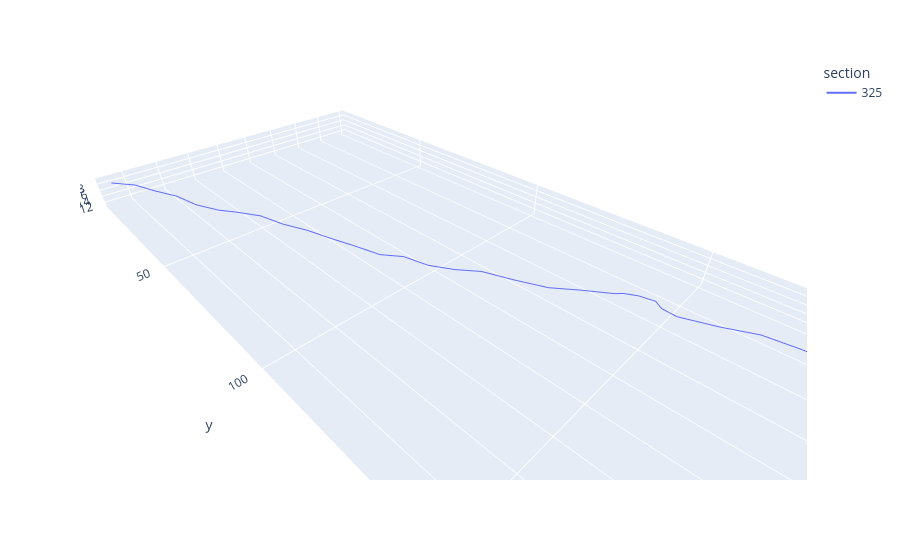
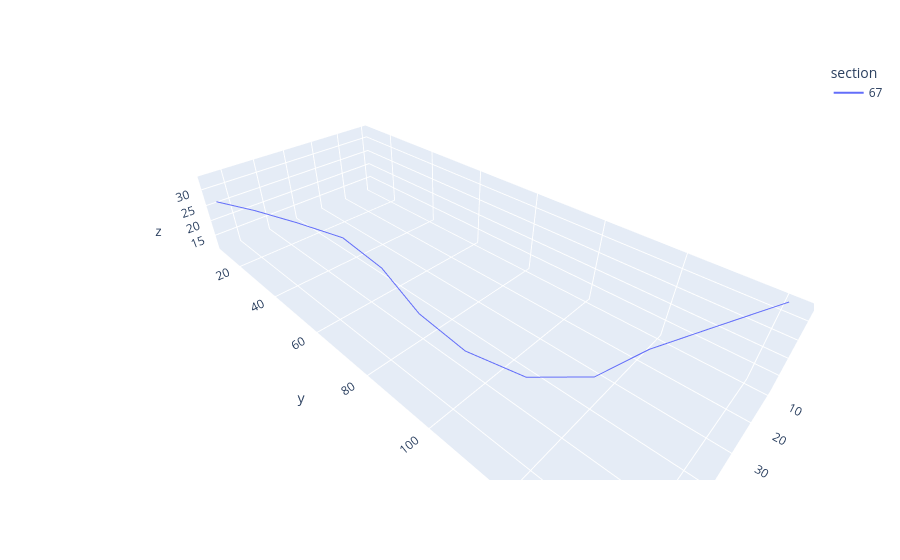
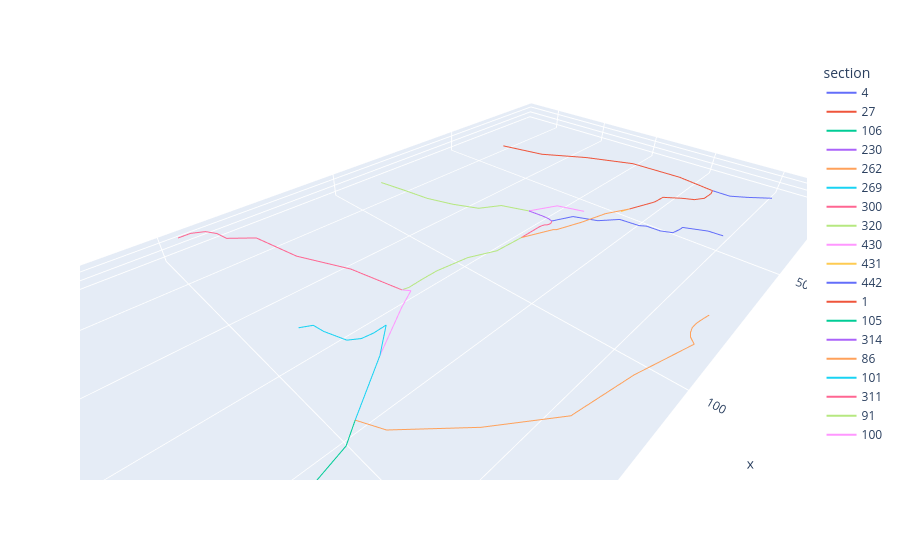
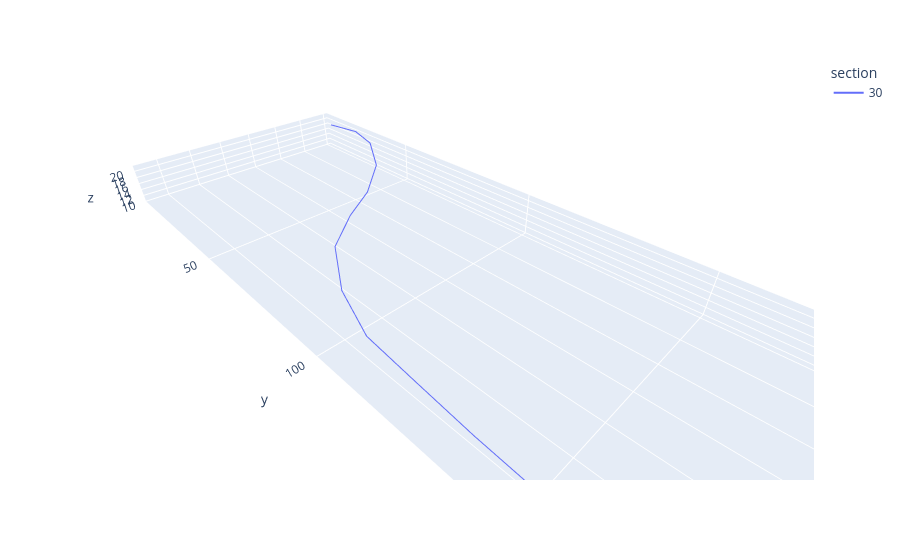

Notebook code cell kept with these figures, in order:
### Code cell
# plot the skeltons
for subtree in shifted_subtrees:
    sections, _ = load.parse_swc(subtree, verbose=False, transpose=False)
    plot_sections(sections)

### Figure 1 — Plotly figure (JSON) as saved in the notebook; plotly's stock layout.template omitted (floating-point values rounded to 4 significant figures)
{"data": [{"hovertemplate": "section=325<br>x=%{x}<br>y=%{y}<br>z=%{z}<extra></extra>", "legendgroup": "325", "line": {"color": "#636efa", "dash": "solid"}, "marker": {"symbol": "circle"}, "mode": "lines", "name": "325", "scene": "scene", "showlegend": true, "type": "scatter3d", "x": [10.96, 13.63, 15.46, 17.46, 19.96, 22.96, 26.46, 29.46, 29.96, 30.96, 31.96, 32.96, 33.46, 36.96, 40.3, 43.46, 46.3, 48.96, 51.13, 53.96, 56.46, 59.46, 61.96, 64.96, 67.96, 70.96, 75.46, 78.13, 81.46, 83.96, 86.96, 90.46, 94.79], "y": [201.5, 193.7, 186.5, 179.5, 172.8, 167.0, 160.0, 152.5, 149.2, 147.8, 144.5, 141.5, 139.8, 133.5, 127.3, 120.0, 112.3, 106.0, 99.0, 93.0, 86.5, 80.33, 72.5, 66.33, 59.0, 53.17, 48.5, 43.17, 36.5, 30.0, 22.5, 17.0, 10.83], "z": [11.91, 11.91, 10.65, 11.91, 13.04, 14.44, 14.44, 14.44, 15.0, 16.83, 16.97, 16.55, 15.85, 15.29, 14.44, 14.44, 14.44, 13.18, 12.05, 13.18, 11.91, 13.04, 13.18, 14.3, 14.44, 15.85, 16.97, 16.55, 16.97, 18.24, 18.24, 19.5, 19.5]}], "layout": {"legend": {"title": {"text": "section"}, "tracegroupgap": 0}, "margin": {"t": 60}, "scene": {"aspectmode": "data", "domain": {"x": [0, 1], "y": [0, 1]}, "xaxis": {"title": {"text": "x"}}, "yaxis": {"title": {"text": "y"}}, "zaxis": {"title": {"text": "z"}}}}}

### Figure 2 — Plotly figure (JSON) as saved in the notebook; plotly's stock layout.template omitted (floating-point values rounded to 4 significant figures)
{"data": [{"hovertemplate": "section=67<br>x=%{x}<br>y=%{y}<br>z=%{z}<extra></extra>", "legendgroup": "67", "line": {"color": "#636efa", "dash": "solid"}, "marker": {"symbol": "circle"}, "mode": "lines", "name": "67", "scene": "scene", "showlegend": true, "type": "scatter3d", "x": [65.07, 60.6, 56.25, 52.04, 51.67, 51.64, 47.91, 42.83, 33.9, 26.88, 18.35, 10.0], "y": [10.68, 24.92, 39.24, 53.56, 68.19, 80.87, 91.96, 105.6, 116.9, 123.9, 132.4, 140.8], "z": [27.09, 28.01, 28.27, 28.09, 25.95, 19.51, 12.89, 10.86, 12.72, 20.89, 27.24, 33.35]}], "layout": {"legend": {"title": {"text": "section"}, "tracegroupgap": 0}, "margin": {"t": 60}, "scene": {"aspectmode": "data", "domain": {"x": [0, 1], "y": [0, 1]}, "xaxis": {"title": {"text": "x"}}, "yaxis": {"title": {"text": "y"}}, "zaxis": {"title": {"text": "z"}}}}}

### Figure 3 — Plotly figure (JSON) as saved in the notebook; plotly's stock layout.template omitted (floating-point values rounded to 4 significant figures)
{"data": [{"hovertemplate": "section=4<br>x=%{x}<br>y=%{y}<br>z=%{z}<extra></extra>", "legendgroup": "4", "line": {"color": "#636efa", "dash": "solid"}, "marker": {"symbol": "circle"}, "mode": "lines", "name": "4", "scene": "scene", "showlegend": true, "type": "scatter3d", "x": [10.17, 15.39, 19.91, 22.07], "y": [100.7, 95.41, 91.84, 87.36], "z": [11.17, 11.44, 12.19, 13.15]}, {"hovertemplate": "section=27<br>x=%{x}<br>y=%{y}<br>z=%{z}<extra></extra>", "legendgroup": "27", "line": {"color": "#EF553B", "dash": "solid"}, "marker": {"symbol": "circle"}, "mode": "lines", "name": "27", "scene": "scene", "showlegend": true, "type": "scatter3d", "x": [37.05, 34.2, 28.71, 23.85, 22.86, 22.07], "y": [20.0, 34.65, 48.45, 62.48, 77.43, 87.36], "z": [12.4, 12.68, 13.95, 14.59, 14.45, 13.15]}, {"hovertemplate": "section=106<br>x=%{x}<br>y=%{y}<br>z=%{z}<extra></extra>", "legendgroup": "106", "line": {"color": "#00cc96", "dash": "solid"}, "marker": {"symbol": "circle"}, "mode": "lines", "name": "106", "scene": "scene", "showlegend": true, "type": "scatter3d", "x": [202.9, 195.0], "y": [88.77, 84.16], "z": [13.27, 13.82]}, {"hovertemplate": "section=230<br>x=%{x}<br>y=%{y}<br>z=%{z}<extra></extra>", "legendgroup": "230", "line": {"color": "#ab63fa", "dash": "solid"}, "marker": {"symbol": "circle"}, "mode": "lines", "name": "230", "scene": "scene", "showlegend": true, "type": "scatter3d", "x": [202.5, 205.8, 202.4, 201.0, 196.4, 195.0], "y": [13.02, 27.44, 41.95, 56.87, 71.09, 84.16], "z": [13.74, 13.49, 13.45, 13.44, 13.44, 13.82]}, {"hovertemplate": "section=262<br>x=%{x}<br>y=%{y}<br>z=%{z}<extra></extra>", "legendgroup": "262", "line": {"color": "#FFA15A", "dash": "solid"}, "marker": {"symbol": "circle"}, "mode": "lines", "name": "262", "scene": "scene", "showlegend": true, "type": "scatter3d", "x": [81.08, 82.82, 83.92, 85.12, 86.46, 88.2, 90.12, 93.18, 107.4, 122.0, 133.9, 144.8, 147.7], "y": [109.8, 109.5, 109.2, 108.9, 108.8, 109.2, 109.9, 111.5, 107.2, 104.0, 95.08, 84.82, 80.65], "z": [13.95, 14.08, 13.9, 13.58, 13.34, 13.48, 13.92, 15.23, 14.59, 13.66, 13.49, 13.45, 14.7]}, {"hovertemplate": "section=269<br>x=%{x}<br>y=%{y}<br>z=%{z}<extra></extra>", "legendgroup": "269", "line": {"color": "#19d3f3", "dash": "solid"}, "marker": {"symbol": "circle"}, "mode": "lines", "name": "269", "scene": "scene", "showlegend": true, "type": "scatter3d", "x": [143.5, 140.5, 139.1, 137.0, 135.0, 133.0, 130.5, 135.6], "y": [58.0, 58.0, 59.17, 63.5, 65.5, 66.83, 67.67, 71.86], "z": [17.24, 15.97, 14.29, 13.44, 13.86, 14.85, 15.83, 14.23]}, {"hovertemplate": "section=300<br>x=%{x}<br>y=%{y}<br>z=%{z}<extra></extra>", "legendgroup": "300", "line": {"color": "#FF6692", "dash": "solid"}, "marker": {"symbol": "circle"}, "mode": "lines", "name": "300", "scene": "scene", "showlegend": true, "type": "scatter3d", "x": [146.5, 143.5, 140.1, 138.0, 136.3, 130.0, 127.2, 121.2, 118.0], "y": [10.0, 10.0, 10.17, 11.33, 12.0, 14.81, 29.46, 43.17, 57.7], "z": [17.24, 17.24, 16.39, 15.41, 13.58, 12.18, 12.18, 12.18, 12.18]}, {"hovertemplate": "section=320<br>x=%{x}<br>y=%{y}<br>z=%{z}<extra></extra>", "legendgroup": "320", "line": {"color": "#B6E880", "dash": "solid"}, "marker": {"symbol": "circle"}, "mode": "lines", "name": "320", "scene": "scene", "showlegend": true, "type": "scatter3d", "x": [84.96, 83.46, 82.13, 79.46, 75.96, 71.96, 68.96], "y": [10.0, 19.0, 28.17, 36.0, 43.0, 48.0, 55.5], "z": [10.91, 10.91, 10.91, 10.91, 10.91, 12.18, 12.18]}, {"hovertemplate": "section=430<br>x=%{x}<br>y=%{y}<br>z=%{z}<extra></extra>", "legendgroup": "430", "line": {"color": "#FF97FF", "dash": "solid"}, "marker": {"symbol": "circle"}, "mode": "lines", "name": "430", "scene": "scene", "showlegend": true, "type": "scatter3d", "x": [58.26, 63.0, 68.96], "y": [66.57, 60.66, 55.5], "z": [12.18, 13.47, 12.18]}, {"hovertemplate": "section=431<br>x=%{x}<br>y=%{y}<br>z=%{z}<extra></extra>", "legendgroup": "431", "line": {"color": "#FECB52", "dash": "solid"}, "marker": {"symbol": "circle"}, "mode": "lines", "name": "431", "scene": "scene", "showlegend": true, "type": "scatter3d", "x": [51.81, 50.3], "y": [74.21, 75.83], "z": [12.59, 13.44]}, {"hovertemplate": "section=442<br>x=%{x}<br>y=%{y}<br>z=%{z}<extra></extra>", "legendgroup": "442", "line": {"color": "#636efa", "dash": "solid"}, "marker": {"symbol": "circle"}, "mode": "lines", "name": "442", "scene": "scene", "showlegend": true, "type": "scatter3d", "x": [43.59, 46.38, 49.25, 50.44, 51.73, 53.85, 55.38, 55.4, 57.73, 61.17, 65.55, 69.13], "y": [99.0, 95.85, 90.4, 90.27, 89.2, 86.7, 83.43, 81.52, 76.95, 72.56, 67.43, 63.33], "z": [11.85, 13.14, 13.15, 13.01, 12.09, 12.47, 13.2, 12.57, 13.55, 12.78, 13.75, 12.18]}, {"hovertemplate": "section=1<br>x=%{x}<br>y=%{y}<br>z=%{z}<extra></extra>", "legendgroup": "1", "line": {"color": "#EF553B", "dash": "solid"}, "marker": {"symbol": "circle"}, "mode": "lines", "name": "1", "scene": "scene", "showlegend": true, "type": "scatter3d", "x": [22.07, 24.96, 29.3, 32.13, 33.8, 37.13, 41.3, 42.46, 50.3], "y": [87.36, 88.0, 87.83, 86.17, 83.33, 79.17, 78.83, 78.5, 75.83], "z": [13.15, 13.44, 13.44, 13.44, 13.44, 13.44, 13.44, 13.44, 13.44]}, {"hovertemplate": "section=105<br>x=%{x}<br>y=%{y}<br>z=%{z}<extra></extra>", "legendgroup": "105", "line": {"color": "#00cc96", "dash": "solid"}, "marker": {"symbol": "circle"}, "mode": "lines", "name": "105", "scene": "scene", "showlegend": true, "type": "scatter3d", "x": [195.0, 180.2, 165.7, 151.6, 147.7], "y": [84.16, 83.84, 87.31, 83.52, 80.65], "z": [13.82, 14.58, 14.69, 14.7, 14.7]}, {"hovertemplate": "section=314<br>x=%{x}<br>y=%{y}<br>z=%{z}<extra></extra>", "legendgroup": "314", "line": {"color": "#ab63fa", "dash": "solid"}, "marker": {"symbol": "circle"}, "mode": "lines", "name": "314", "scene": "scene", "showlegend": true, "type": "scatter3d", "x": [68.96, 68.63, 68.68, 69.13], "y": [55.5, 59.83, 61.89, 63.33], "z": [12.18, 12.18, 12.18, 12.18]}, {"hovertemplate": "section=86<br>x=%{x}<br>y=%{y}<br>z=%{z}<extra></extra>", "legendgroup": "86", "line": {"color": "#FFA15A", "dash": "solid"}, "marker": {"symbol": "circle"}, "mode": "lines", "name": "86", "scene": "scene", "showlegend": true, "type": "scatter3d", "x": [50.3, 57.46, 65.96, 73.96, 74.6, 83.46], "y": [75.83, 72.5, 70.5, 68.0, 67.37, 64.0], "z": [13.44, 13.44, 13.44, 13.44, 13.45, 13.44]}, {"hovertemplate": "section=101<br>x=%{x}<br>y=%{y}<br>z=%{z}<extra></extra>", "legendgroup": "101", "line": {"color": "#19d3f3", "dash": "solid"}, "marker": {"symbol": "circle"}, "mode": "lines", "name": "101", "scene": "scene", "showlegend": true, "type": "scatter3d", "x": [147.7, 135.6], "y": [80.65, 71.86], "z": [14.7, 14.23]}, {"hovertemplate": "section=311<br>x=%{x}<br>y=%{y}<br>z=%{z}<extra></extra>", "legendgroup": "311", "line": {"color": "#FF6692", "dash": "solid"}, "marker": {"symbol": "circle"}, "mode": "lines", "name": "311", "scene": "scene", "showlegend": true, "type": "scatter3d", "x": [69.13, 70.13, 71.3, 72.46, 73.46, 74.63, 75.96, 77.46, 78.96, 80.46, 81.96, 83.46], "y": [63.33, 63.83, 64.0, 64.0, 64.0, 64.0, 64.0, 64.0, 64.0, 64.0, 64.0, 64.0], "z": [12.18, 12.18, 12.32, 12.6, 13.02, 13.3, 13.44, 13.44, 13.44, 13.44, 13.44, 13.44]}, {"hovertemplate": "section=91<br>x=%{x}<br>y=%{y}<br>z=%{z}<extra></extra>", "legendgroup": "91", "line": {"color": "#B6E880", "dash": "solid"}, "marker": {"symbol": "circle"}, "mode": "lines", "name": "91", "scene": "scene", "showlegend": true, "type": "scatter3d", "x": [83.46, 91.13, 98.3, 107.5, 112.0, 116.3, 118.0], "y": [64.0, 62.5, 59.33, 58.0, 58.0, 58.17, 57.7], "z": [13.44, 12.32, 12.18, 12.18, 12.18, 12.18, 12.18]}, {"hovertemplate": "section=100<br>x=%{x}<br>y=%{y}<br>z=%{z}<extra></extra>", "legendgroup": "100", "line": {"color": "#FF97FF", "dash": "solid"}, "marker": {"symbol": "circle"}, "mode": "lines", "name": "100", "scene": "scene", "showlegend": true, "type": "scatter3d", "x": [135.6, 123.1, 117.9, 118.0], "y": [71.86, 63.62, 60.7, 57.7], "z": [14.23, 13.59, 13.51, 12.18]}], "layout": {"legend": {"title": {"text": "section"}, "tracegroupgap": 0}, "margin": {"t": 60}, "scene": {"aspectmode": "data", "domain": {"x": [0, 1], "y": [0, 1]}, "xaxis": {"title": {"text": "x"}}, "yaxis": {"title": {"text": "y"}}, "zaxis": {"title": {"text": "z"}}}}}

### Figure 4 — Plotly figure (JSON) as saved in the notebook; plotly's stock layout.template omitted (floating-point values rounded to 4 significant figures)
{"data": [{"hovertemplate": "section=30<br>x=%{x}<br>y=%{y}<br>z=%{z}<extra></extra>", "legendgroup": "30", "line": {"color": "#636efa", "dash": "solid"}, "marker": {"symbol": "circle"}, "mode": "lines", "name": "30", "scene": "scene", "showlegend": true, "type": "scatter3d", "x": [74.85, 71.27, 69.59, 69.59, 69.58, 69.48, 68.8, 64.56, 57.34, 45.85, 33.67, 22.55, 15.04, 10.54, 10.81], "y": [195.6, 181.1, 166.3, 151.3, 136.4, 121.5, 106.6, 92.48, 80.06, 70.47, 61.93, 52.26, 39.71, 25.61, 10.72], "z": [10.69, 10.19, 10.25, 10.71, 11.85, 13.59, 14.36, 15.88, 18.37, 18.54, 18.02, 19.81, 21.37, 20.46, 19.25]}], "layout": {"legend": {"title": {"text": "section"}, "tracegroupgap": 0}, "margin": {"t": 60}, "scene": {"aspectmode": "data", "domain": {"x": [0, 1], "y": [0, 1]}, "xaxis": {"title": {"text": "x"}}, "yaxis": {"title": {"text": "y"}}, "zaxis": {"title": {"text": "z"}}}}}
